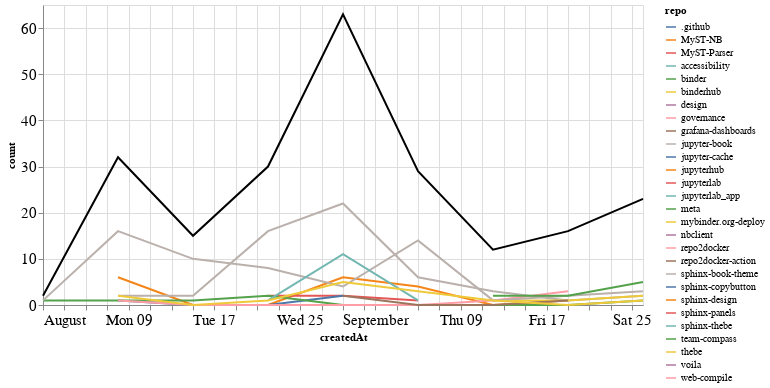

The notebook cell saved with this chart:
### Markdown cell above
### Comments

### Code cell
comments_time = comments.groupby('repo').resample('W', on='createdAt').count()['author'].reset_index()
comments_time = comments_time.rename(columns={'author': 'count'})
comments_time_total = comments_time.groupby('createdAt').agg({"count": "sum"}).reset_index()
ch1 = alt.Chart(comments_time, width=600).mark_line().encode(
    x='createdAt',
    y='count',
    color='repo',
    tooltip="repo"
)

ch2 = alt.Chart(comments_time_total, width=600).mark_line(color="black").encode(
    x='createdAt',
    y='count',
)

ch1 + ch2

### Figure 1 — Vega-Lite specification as saved in the notebook (floating-point values rounded to 4 significant figures)
{"config": {"axisLeft": {"labelFontSize": 15}, "axisBottom": {"labelFontSize": 15}}, "layer": [{"data": {"name": "data-ddc270450f6847743a4fbb4c9b94b822"}, "mark": "line", "encoding": {"color": {"type": "nominal", "field": "repo"}, "tooltip": {"type": "nominal", "field": "repo"}, "x": {"type": "temporal", "field": "createdAt"}, "y": {"type": "quantitative", "field": "count"}}, "width": 600}, {"data": {"name": "data-6426f2297d50de9e69911a1ae9f7fdbe"}, "mark": {"type": "line", "color": "black"}, "encoding": {"x": {"type": "temporal", "field": "createdAt"}, "y": {"type": "quantitative", "field": "count"}}, "width": 600}], "$schema": "https://vega.github.io/schema/vega-lite/v4.8.1.json", "datasets": {"data-ddc270450f6847743a4fbb4c9b94b822": [{"repo": ".github", "createdAt": "2021-09-12T00:00:00", "count": 1}, {"repo": "MyST-NB", "createdAt": "2021-08-08T00:00:00", "count": 6}, {"repo": "MyST-NB", "createdAt": "2021-08-15T00:00:00", "count": 0}, {"repo": "MyST-NB", "createdAt": "2021-08-22T00:00:00", "count": 0}, {"repo": "MyST-NB", "createdAt": "2021-08-29T00:00:00", "count": 6}, {"repo": "MyST-NB", "createdAt": "2021-09-05T00:00:00", "count": 4}, {"repo": "MyST-NB", "createdAt": "2021-09-12T00:00:00", "count": 0}, {"repo": "MyST-NB", "createdAt": "2021-09-19T00:00:00", "count": 1}, {"repo": "MyST-Parser", "createdAt": "2021-08-22T00:00:00", "count": 2}, {"repo": "MyST-Parser", "createdAt": "2021-08-29T00:00:00", "count": 2}, {"repo": "MyST-Parser", "createdAt": "2021-09-05T00:00:00", "count": 1}, {"repo": "accessibility", "createdAt": "2021-08-29T00:00:00", "count": 2}, {"repo": "binder", "createdAt": "2021-09-19T00:00:00", "count": 1}, {"repo": "binderhub", "createdAt": "2021-09-26T00:00:00", "count": 7}, {"repo": "design", "createdAt": "2021-08-29T00:00:00", "count": 1}, {"repo": "governance", "createdAt": "2021-09-19T00:00:00", "count": 2}, {"repo": "grafana-dashboards", "createdAt": "2021-08-29T00:00:00", "count": 1}, {"repo": "jupyter-book", "createdAt": "2021-08-08T00:00:00", "count": 2}, {"repo": "jupyter-book", "createdAt": "2021-08-15T00:00:00", "count": 2}, {"repo": "jupyter-book", "createdAt": "2021-08-22T00:00:00", "count": 16}, {"repo": "jupyter-book", "createdAt": "2021-08-29T00:00:00", "count": 22}, {"repo": "jupyter-book", "createdAt": "2021-09-05T00:00:00", "count": 6}, {"repo": "jupyter-book", "createdAt": "2021-09-12T00:00:00", "count": 3}, {"repo": "jupyter-book", "createdAt": "2021-09-19T00:00:00", "count": 1}, {"repo": "jupyter-book", "createdAt": "2021-09-26T00:00:00", "count": 2}, {"repo": "jupyter-cache", "createdAt": "2021-08-08T00:00:00", "count": 1}, {"repo": "jupyter-cache", "createdAt": "2021-08-15T00:00:00", "count": 0}, {"repo": "jupyter-cache", "createdAt": "2021-08-22T00:00:00", "count": 0}, {"repo": "jupyter-cache", "createdAt": "2021-08-29T00:00:00", "count": 2}, {"repo": "jupyterhub", "createdAt": "2021-08-29T00:00:00", "count": 4}, {"repo": "jupyterlab", "createdAt": "2021-08-15T00:00:00", "count": 2}, {"repo": "jupyterlab_app", "createdAt": "2021-09-26T00:00:00", "count": 1}, {"repo": "meta", "createdAt": "2021-08-01T00:00:00", "count": 1}, {"repo": "meta", "createdAt": "2021-08-08T00:00:00", "count": 1}, {"repo": "meta", "createdAt": "2021-08-15T00:00:00", "count": 1}, {"repo": "meta", "createdAt": "2021-08-22T00:00:00", "count": 2}, {"repo": "meta", "createdAt": "2021-08-29T00:00:00", "count": 0}, {"repo": "meta", "createdAt": "2021-09-05T00:00:00", "count": 0}, {"repo": "meta", "createdAt": "2021-09-12T00:00:00", "count": 0}, {"repo": "meta", "createdAt": "2021-09-19T00:00:00", "count": 0}, {"repo": "meta", "createdAt": "2021-09-26T00:00:00", "count": 1}, {"repo": "mybinder.org-deploy", "createdAt": "2021-09-12T00:00:00", "count": 1}, {"repo": "mybinder.org-deploy", "createdAt": "2021-09-19T00:00:00", "count": 1}, {"repo": "mybinder.org-deploy", "createdAt": "2021-09-26T00:00:00", "count": 2}, {"repo": "nbclient", "createdAt": "2021-09-19T00:00:00", "count": 2}, {"repo": "repo2docker", "createdAt": "2021-08-08T00:00:00", "count": 1}, {"repo": "repo2docker", "createdAt": "2021-08-15T00:00:00", "count": 0}, {"repo": "repo2docker", "createdAt": "2021-08-22T00:00:00", "count": 0}, {"repo": "repo2docker", "createdAt": "2021-08-29T00:00:00", "count": 0}, {"repo": "repo2docker", "createdAt": "2021-09-05T00:00:00", "count": 0}, {"repo": "repo2docker", "createdAt": "2021-09-12T00:00:00", "count": 1}, {"repo": "repo2docker", "createdAt": "2021-09-19T00:00:00", "count": 3}, {"repo": "repo2docker-action", "createdAt": "2021-08-29T00:00:00", "count": 2}, {"repo": "repo2docker-action", "createdAt": "2021-09-05T00:00:00", "count": 0}, {"repo": "repo2docker-action", "createdAt": "2021-09-12T00:00:00", "count": 0}, {"repo": "repo2docker-action", "createdAt": "2021-09-19T00:00:00", "count": 1}, {"repo": "sphinx-book-theme", "createdAt": "2021-08-01T00:00:00", "count": 1}, {"repo": "sphinx-book-theme", "createdAt": "2021-08-08T00:00:00", "count": 16}, {"repo": "sphinx-book-theme", "createdAt": "2021-08-15T00:00:00", "count": 10}, {"repo": "sphinx-book-theme", "createdAt": "2021-08-22T00:00:00", "count": 8}, {"repo": "sphinx-book-theme", "createdAt": "2021-08-29T00:00:00", "count": 4}, {"repo": "sphinx-book-theme", "createdAt": "2021-09-05T00:00:00", "count": 14}, {"repo": "sphinx-book-theme", "createdAt": "2021-09-12T00:00:00", "count": 1}, {"repo": "sphinx-book-theme", "createdAt": "2021-09-19T00:00:00", "count": 2}, {"repo": "sphinx-book-theme", "createdAt": "2021-09-26T00:00:00", "count": 3}, {"repo": "sphinx-copybutton", "createdAt": "2021-08-08T00:00:00", "count": 1}, {"repo": "sphinx-design", "createdAt": "2021-08-08T00:00:00", "count": 2}, {"repo": "sphinx-panels", "createdAt": "2021-08-29T00:00:00", "count": 1}, {"repo": "sphinx-thebe", "createdAt": "2021-08-22T00:00:00", "count": 1}, {"repo": "sphinx-thebe", "createdAt": "2021-08-29T00:00:00", "count": 11}, {"repo": "sphinx-thebe", "createdAt": "2021-09-05T00:00:00", "count": 1}, {"repo": "team-compass", "createdAt": "2021-09-12T00:00:00", "count": 2}, {"repo": "team-compass", "createdAt": "2021-09-19T00:00:00", "count": 2}, {"repo": "team-compass", "createdAt": "2021-09-26T00:00:00", "count": 5}, {"repo": "thebe", "createdAt": "2021-08-08T00:00:00", "count": 2}, {"repo": "thebe", "createdAt": "2021-08-15T00:00:00", "count": 0}, {"repo": "thebe", "createdAt": "2021-08-22T00:00:00", "count": 1}, {"repo": "thebe", "createdAt": "2021-08-29T00:00:00", "count": 5}, {"repo": "thebe", "createdAt": "2021-09-05T00:00:00", "count": 3}, {"repo": "thebe", "createdAt": "2021-09-12T00:00:00", "count": 1}, {"repo": "thebe", "createdAt": "2021-09-19T00:00:00", "count": 0}, {"repo": "thebe", "createdAt": "2021-09-26T00:00:00", "count": 1}, {"repo": "voila", "createdAt": "2021-09-12T00:00:00", "count": 2}, {"repo": "web-compile", "createdAt": "2021-09-26T00:00:00", "count": 1}], "data-6426f2297d50de9e69911a1ae9f7fdbe": [{"createdAt": "2021-08-01T00:00:00", "count": 2}, {"createdAt": "2021-08-08T00:00:00", "count": 32}, {"createdAt": "2021-08-15T00:00:00", "count": 15}, {"createdAt": "2021-08-22T00:00:00", "count": 30}, {"createdAt": "2021-08-29T00:00:00", "count": 63}, {"createdAt": "2021-09-05T00:00:00", "count": 29}, {"createdAt": "2021-09-12T00:00:00", "count": 12}, {"createdAt": "2021-09-19T00:00:00", "count": 16}, {"createdAt": "2021-09-26T00:00:00", "count": 23}]}}
